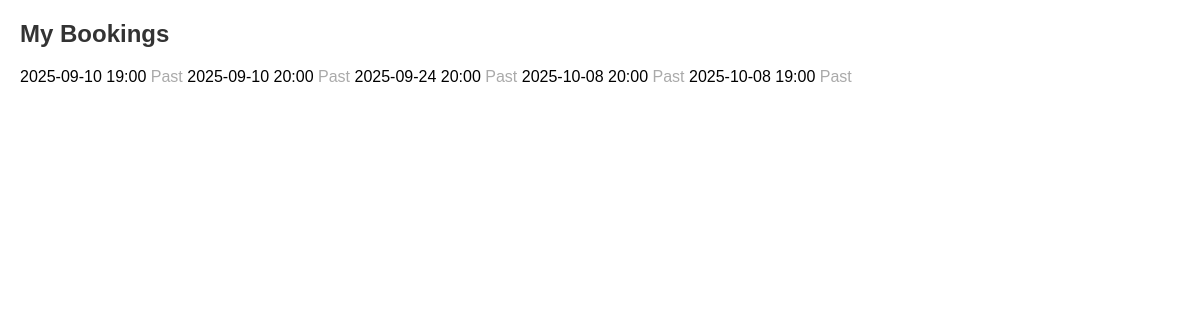
Before: /mybookings (signed in) with the older database file.
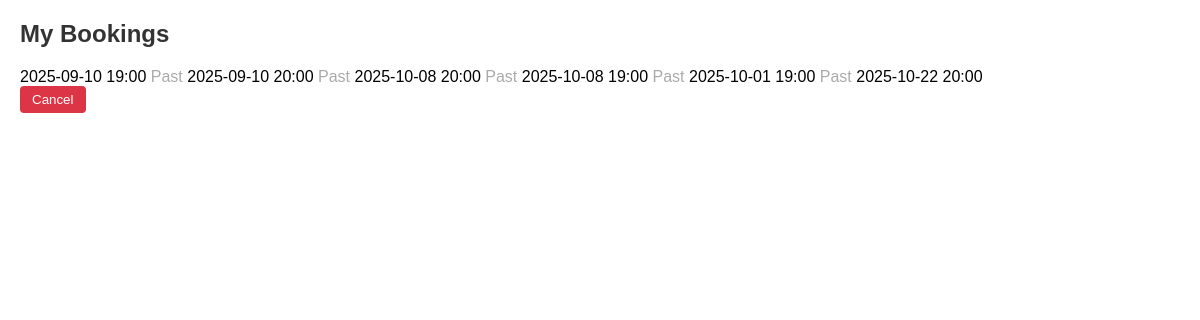
After: the same page with the newer database file.
### app.py (models this page shows)
class Booking(db.Model):
    id = db.Column(db.Integer, primary_key=True)
    user_id = db.Column(db.Integer, db.ForeignKey('user.id'), nullable=False)
    date = db.Column(db.String(20), nullable=False)
    time = db.Column(db.String(10), nullable=False)
    user = db.relationship('User', backref=db.backref('bookings', lazy=True))

### app.py (the view)
@app.route("/mybookings")
def mybookings():
    if "user_id" not in session:
        flash("Please log in first.")
        return redirect(url_for("login"))
    user = User.query.get(session["user_id"])
    now = datetime.now()
    bookings = []
    for b in user.bookings:
        class_datetime = datetime.strptime(f"{b.date} {b.time}", "%Y-%m-%d %H:%M")
        bookings.append({
            "date": b.date,
            "time": b.time,
            "class_datetime": class_datetime
        })
    return render_template(
        "mybookings.html",
        bookings=bookings,
        now=now
    )

### templates/mybookings.html (shortened to what this page needs)
<!DOCTYPE html>
<html lang="en">
<head>
</head>
<body>
    <h2>My Bookings</h2>
    {% if bookings %}
        {% for b in bookings %}
            <tr>
                <td>{{ b.date }}</td>
                <td>{{ b.time }}</td>
                <td>
                    {% if b.class_datetime > now %}
                        <form method="POST" action="{{ url_for('cancel_class') }}">
                            <button type="submit">Cancel</button>
                        </form>
                    {% else %}
                        <span class="disabled">Past</span>
                    {% endif %}
                </td>
            </tr>
            {% endfor %}
    {% else %}
        <p>You have no bookings yet.</p>
    {% endif %}
</body>
</html>

### templates/mybookings.html (style rules this page uses)
body { font-family: Arial, sans-serif; margin: 20px; }
h2 { color: #333; }
button { padding: 6px 12px; background-color: #dc3545; border: none; color: white; cursor: pointer; border-radius: 4px; }
.disabled { color: #aaa; }

Changed rows visible on the page:
removed Booking: date "2025-09-24", time "20:00", shows "Past"
added Booking: date "2025-10-01", time "19:00", shows "Past"
added Booking: date "2025-10-22", time "20:00"
